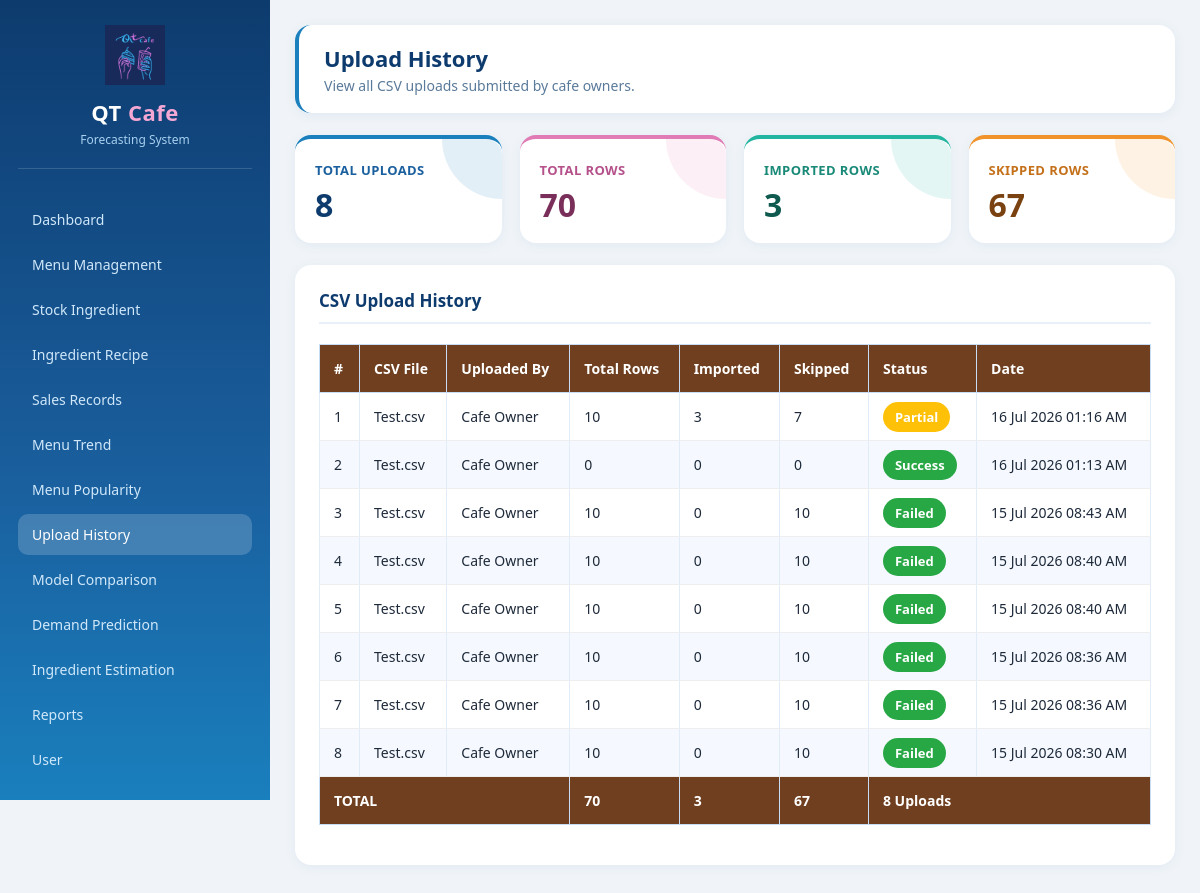
The app's page /php_app/admin/upload_history.php (signed in) with its own data.
### tables this page shows
CREATE TABLE IF NOT EXISTS `sales_uploads` (
  `id` int NOT NULL AUTO_INCREMENT,
  `uploaded_by` int NOT NULL,
  `file_name` varchar(255) NOT NULL,
  `total_rows` int DEFAULT '0',
  `valid_rows` int DEFAULT '0',
  `invalid_rows` int DEFAULT '0',
  `upload_status` enum('success','failed','partial') DEFAULT 'success',
  `uploaded_at` timestamp NULL DEFAULT CURRENT_TIMESTAMP,
  PRIMARY KEY (`id`),
  KEY `uploaded_by` (`uploaded_by`),
  CONSTRAINT `sales_uploads_ibfk_1` FOREIGN KEY (`uploaded_by`) REFERENCES `users` (`id`) ON DELETE CASCADE
);

CREATE TABLE IF NOT EXISTS `users` (
  `id` int NOT NULL AUTO_INCREMENT,
  `full_name` varchar(150) NOT NULL,
  `email` varchar(150) NOT NULL,
  `password` varchar(255) NOT NULL,
  `role` enum('admin','owner','staff') NOT NULL,
  `status` enum('active','inactive') DEFAULT 'active',
  `created_at` timestamp NULL DEFAULT CURRENT_TIMESTAMP,
  PRIMARY KEY (`id`),
  UNIQUE KEY `email` (`email`)
);

### php_app/admin/upload_history.php (the view, shortened to what this page needs)
<?php
require_once "../includes/auth.php";
include "../includes/header.php";
include "../includes/sidebar.php";
$sql = "
SELECT
s.*,
u.full_name
FROM sales_uploads s
LEFT JOIN users u
ON s.uploaded_by = u.id
ORDER BY s.uploaded_at DESC
";
$result = mysqli_query($conn, $sql);
$totalUploads = mysqli_fetch_assoc(
    mysqli_query($conn,"
        SELECT COUNT(*) total
        FROM sales_uploads
    ")
)['total'];
$totalRows = mysqli_fetch_assoc(
    mysqli_query($conn,"
        SELECT COALESCE(SUM(total_rows),0) total
        FROM sales_uploads
    ")
)['total'];
$totalImported = mysqli_fetch_assoc(
    mysqli_query($conn,"
        SELECT COALESCE(SUM(valid_rows),0) total
        FROM sales_uploads
    ")
)['total'];
$totalSkipped = mysqli_fetch_assoc(
    mysqli_query($conn,"
        SELECT COALESCE(SUM(invalid_rows),0) total
        FROM sales_uploads
    ")
)['total'];
?>
<div class="topbar">
<div>
<h1>Upload History</h1>
<p>
View all CSV uploads submitted by cafe owners.
</p>
</div>
</div>
<div class="card-grid">
<div class="card">
<h3>Total Uploads</h3>
<div class="number">
<?php echo number_format($totalUploads); ?>
</div>
</div>
<div class="card">
<h3>Total Rows</h3>
<div class="number">
<?php echo number_format($totalRows); ?>
</div>
</div>
<div class="card">
<h3>Imported Rows</h3>
<div class="number">
<?php echo number_format($totalImported); ?>
</div>
</div>
<div class="card">
<h3>Skipped Rows</h3>
<div class="number">
<?php echo number_format($totalSkipped); ?>
</div>
</div>
</div>
<div class="panel">
<h2>CSV Upload History</h2>
<table class="table">
<thead>
<tr>
<th>#</th>
<th>CSV File</th>
<th>Uploaded By</th>
<th>Total Rows</th>
<th>Imported</th>
<th>Skipped</th>
<th>Status</th>
<th>Date</th>
</tr>
</thead>
<tbody>
<?php
$count = 1;
if(mysqli_num_rows($result)>0):
while($row=mysqli_fetch_assoc($result)):
$statusColor = "#28a745";
if($row['upload_status']=="partial"){
    $statusColor = "#ffc107";
}
?>
<tr>
<td>
<?php echo $count++; ?>
</td>
<td>
<?php echo htmlspecialchars($row['file_name']); ?>
</td>
<td>
<?php echo htmlspecialchars($row['full_name']); ?>
</td>
<td>
<?php echo number_format($row['total_rows']); ?>
</td>
<td>
<?php echo number_format($row['valid_rows']); ?>
</td>
<td>
<?php echo number_format($row['invalid_rows']); ?>
</td>
<td>
<span
style="
background:<?php echo $statusColor;?>;
color:#fff;
padding:6px 12px;
border-radius:20px;
font-size:13px;
font-weight:bold;
">
<?php echo ucfirst($row['upload_status']); ?>
</span>
</td>
<td>
<?php
echo date(
"d M Y h:i A",
strtotime($row['uploaded_at'])
);
?>
</td>
</tr>
<?php
endwhile;
endif; ?>
</tbody>
<tfoot>
<tr>
<th colspan="3">
TOTAL
</th>
<th>
<?php echo number_format($totalRows); ?>
</th>
<th>
<?php echo number_format($totalImported); ?>
</th>
<th>
<?php echo number_format($totalSkipped); ?>
</th>
<th colspan="2">
<?php echo number_format($totalUploads); ?>
Uploads
</th>
</tr>
</tfoot>
</table>
</div>
</div>
<?php include "../includes/footer.php"; ?>

### php_app/assets/css/style.css (style rules this page uses)
* { margin: 0; padding: 0; box-sizing: border-box; font-family: "Segoe UI", Arial, sans-serif; }
body { background: #f0f4f8; color: #1e2a3a; }
.topbar { background: #ffffff; padding: 18px 25px; border-radius: 16px; box-shadow: 0 2px 12px rgba(26, 95, 158, 0.08); display: flex; justify-content: space-between; align-items: center; margin-bottom: 22px; border-left: 4px solid #1a7fbd; }
.topbar h1 { font-size: 22px; color: #0d3b6e; }
.topbar p { font-size: 14px; color: #5a7a9a; margin-top: 3px; }
.card-grid { display: grid; grid-template-columns: repeat(4, 1fr); gap: 18px; margin-bottom: 22px; }
.card { background: #ffffff; padding: 22px 20px; border-radius: 16px; box-shadow: 0 2px 12px rgba(26, 95, 158, 0.07); position: relative; overflow: hidden; border-top: 4px solid transparent; }
.card::before { content: ""; position: absolute; top: 0; right: 0; width: 60px; height: 60px; border-radius: 0 16px 0 60px; opacity: 0.12; }
.card:nth-child(1) { border-top-color: #1a7fbd; }
.card:nth-child(1)::before { background: #1a7fbd; }
.card:nth-child(1) h3 { color: #1a5f9e; }
.card:nth-child(1) .number { color: #0d3b6e; }
.card:nth-child(2) { border-top-color: #e07bb5; }
.card:nth-child(2)::before { background: #e07bb5; }
.card:nth-child(2) h3 { color: #b5508a; }
.card:nth-child(2) .number { color: #7a2f5a; }
.card:nth-child(3) { border-top-color: #22b5a0; }
.card:nth-child(3)::before { background: #22b5a0; }
.card:nth-child(3) h3 { color: #1a8a78; }
.card:nth-child(3) .number { color: #0f5a4e; }
.card:nth-child(4) { border-top-color: #f0932b; }
.card:nth-child(4)::before { background: #f0932b; }
.card:nth-child(4) h3 { color: #c4701a; }
.card:nth-child(4) .number { color: #7a4210; }
.card h3 { font-size: 13px; font-weight: 600; margin-bottom: 10px; text-transform: uppercase; letter-spacing: 0.4px; }
.card .number { font-size: 32px; font-weight: 700; line-height: 1; }
.panel { background: #ffffff; padding: 24px; border-radius: 16px; box-shadow: 0 2px 12px rgba(26, 95, 158, 0.07); margin-bottom: 22px; }
.panel h2 { color: #0d3b6e; font-size: 17px; margin-bottom: 16px; padding-bottom: 10px; border-bottom: 2px solid #e8f0fa; display: flex; align-items: center; gap: 10px; }
.table { width: 100%; border-collapse: collapse; margin-top: 10px; margin-bottom: 16px; font-size: 14px; }
.table th { background: #e8f0fa; color: #0d3b6e; padding: 12px 14px; border: 1px solid #c8ddf5; text-align: left; font-weight: 600; }
.table td { padding: 11px 14px; border: 1px solid #e0ecf8; }
.table tr:nth-child(even) { background: #f5f9ff; }

### php_app/admin/upload_history.php (style rules this page uses)
.table { width:100%; border-collapse:collapse; margin-top:20px; }
.table th { background:#6f3f1f; color:white; padding:14px; text-align:left; }
.table td { padding:14px; border-bottom:1px solid #eee; }
tfoot th { background:#f5f5f5; color:#333; }

### records on screen
sales_uploads: file_name "Test.csv", uploaded_by.full_name "Cafe Owner", total_rows "10", valid_rows "3", invalid_rows "7", upload_status "Partial", uploaded_at "16 Jul 2026 01:16 AM"
sales_uploads: file_name "Test.csv", uploaded_by.full_name "Cafe Owner", total_rows "0", valid_rows "0", invalid_rows "0", upload_status "Success", uploaded_at "16 Jul 2026 01:13 AM"
sales_uploads: file_name "Test.csv", uploaded_by.full_name "Cafe Owner", total_rows "10", valid_rows "0", invalid_rows "10", upload_status "Failed", uploaded_at "15 Jul 2026 08:43 AM"
sales_uploads: file_name "Test.csv", uploaded_by.full_name "Cafe Owner", total_rows "10", valid_rows "0", invalid_rows "10", upload_status "Failed", uploaded_at "15 Jul 2026 08:40 AM"
sales_uploads: file_name "Test.csv", uploaded_by.full_name "Cafe Owner", total_rows "10", valid_rows "0", invalid_rows "10", upload_status "Failed", uploaded_at "15 Jul 2026 08:40 AM"
sales_uploads: file_name "Test.csv", uploaded_by.full_name "Cafe Owner", total_rows "10", valid_rows "0", invalid_rows "10", upload_status "Failed", uploaded_at "15 Jul 2026 08:36 AM"
sales_uploads: file_name "Test.csv", uploaded_by.full_name "Cafe Owner", total_rows "10", valid_rows "0", invalid_rows "10", upload_status "Failed", uploaded_at "15 Jul 2026 08:36 AM"
sales_uploads: file_name "Test.csv", uploaded_by.full_name "Cafe Owner", total_rows "10", valid_rows "0", invalid_rows "10", upload_status "Failed", uploaded_at "15 Jul 2026 08:30 AM"

### other values on screen
$totalUploads "8"
$totalRows "70"
$totalImported "3"
$totalSkipped "67"
